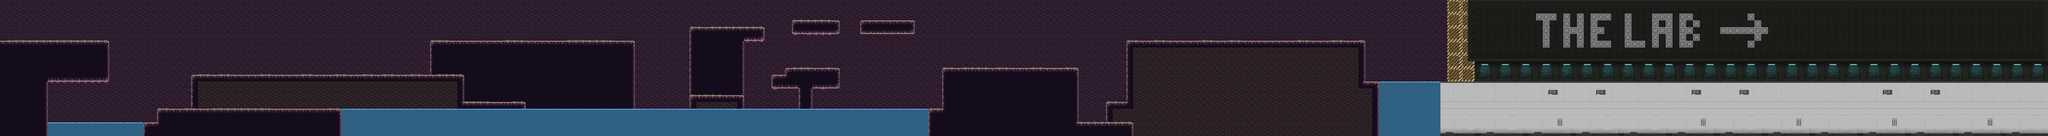

This is a level from a 2D game, rendered from its Tiled map with the project's own tilesets. A one-line summary and the map file follow, with tile-layer data summarised:
An orthogonal 300x20 tile map with 32x32 px tiles, 6 tile layers (background, back, mid, front, ...), 5 tilesets and 27 objects (14x shooterSpawn, 5x powerup, 4x playerSpawn, 3x water, endPoint).

<map version="1.0" orientation="orthogonal" renderorder="right-down" width="300" height="20" tilewidth="32" tileheight="32" nextobjectid="36">
 <tileset firstgid="1" name="textures" tilewidth="32" tileheight="32" tilecount="24" columns="8">
  <image source="platformertiles.png" width="256" height="96" />
 </tileset>
 <tileset firstgid="25" name="textures_sci" tilewidth="32" tileheight="32" tilecount="805" columns="35">
  <image source="scifi_platformTiles_32x32.png" width="1120" height="736" />
 </tileset>
 <tileset firstgid="830" name="water" tilewidth="32" tileheight="32" tilecount="420" columns="28">
  <image source="jungle.png" width="896" height="480" />
 </tileset>
 <tileset firstgid="1250" name="textures_rd" tilewidth="32" tileheight="32" tilecount="24" columns="8">
  <image source="platformertiles_redone.png" width="256" height="96" />
 </tileset>
 <tileset firstgid="1274" name="powerup" tilewidth="32" tileheight="32" tilecount="240" columns="20">
  <image source="powerup.png" width="640" height="384" />
 </tileset>
 <layer name="background" width="300" height="20">
  <data>[6000 cells, 6000 non-empty, 15 distinct tile ids]</data>
 </layer>
 <layer name="back" width="300" height="20">
  <data>[6000 cells, 588 non-empty, 12 distinct tile ids]</data>
 </layer>
 <layer name="mid" width="300" height="20">
  <data>[6000 cells, 487 non-empty, 12 distinct tile ids]</data>
 </layer>
 <layer name="front" width="300" height="20">
  <data>[6000 cells, 2478 non-empty, 62 distinct tile ids]</data>
 </layer>
 <layer name="water" width="300" height="20">
  <data>[6000 cells, 444 non-empty, 2 distinct tile ids]</data>
 </layer>
 <layer name="decor" width="300" height="20">
  <data>[6000 cells, 218 non-empty, 6 distinct tile ids]</data>
 </layer>
 <objectgroup name="obj">
  <object id="2" type="water" x="225" y="631" width="445" height="7" />
  <object id="3" type="water" x="1603.03" y="609.091" width="2745.82" height="27.2727" />
  <object id="4" type="water" x="6465.33" y="608" width="285.334" height="31.3333" />
  <object id="5" type="shooterSpawn" x="1024" y="448.667" width="65.3333" height="62" />
  <object id="6" type="shooterSpawn" x="1376" y="287" width="64" height="63" />
  <object id="7" type="shooterSpawn" x="1439" y="448" width="65" height="62" />
  <object id="8" type="shooterSpawn" x="2050" y="127" width="63" height="63" />
  <object id="9" type="shooterSpawn" x="1856" y="287" width="64" height="65" />
  <object id="10" type="shooterSpawn" x="2242" y="415" width="62" height="63" />
  <object id="11" type="shooterSpawn" x="2495" y="126" width="64" height="64" />
  <object id="12" type="shooterSpawn" x="3393" y="62" width="63" height="64" />
  <object id="13" type="shooterSpawn" x="3824.67" y="257" width="63" height="62" />
  <object id="14" type="shooterSpawn" x="3393" y="382" width="61" height="64" />
  <object id="15" type="shooterSpawn" x="4217.67" y="31" width="62" height="63" />
  <object id="16" type="shooterSpawn" x="5343" y="127" width="67" height="63" />
  <object id="17" type="shooterSpawn" x="4865" y="257" width="64" height="62" />
  <object id="21" type="shooterSpawn" x="5217" y="416" width="61" height="62" />
  <object id="22" type="playerSpawn" x="192" y="129" width="64" height="59" />
  <object id="26" type="playerSpawn" x="2904" y="130" width="64" height="59" />
  <object id="27" type="playerSpawn" x="4546" y="258" width="64" height="59" />
  <object id="28" type="playerSpawn" x="6250" y="130" width="64" height="59" />
  <object id="35" type="endPoint" x="9520" y="308" width="64" height="59" />
  <object id="29" name="collect" type="powerup" gid="1480" x="688.121" y="564.485" width="32" height="32" />
  <object id="30" name="shield" type="powerup" gid="1376" x="2419.64" y="463.03" width="32" height="32" />
  <object id="32" name="burst" type="powerup" gid="1398" x="3743.67" y="319.667" width="32" height="32" />
  <object id="33" name="life" type="powerup" gid="1415" x="5086.67" y="561.333" width="32" height="32" />
  <object id="34" name="collect" type="powerup" gid="1480" x="4368.12" y="494.485" width="32" height="32" />
 </objectgroup>
</map>
